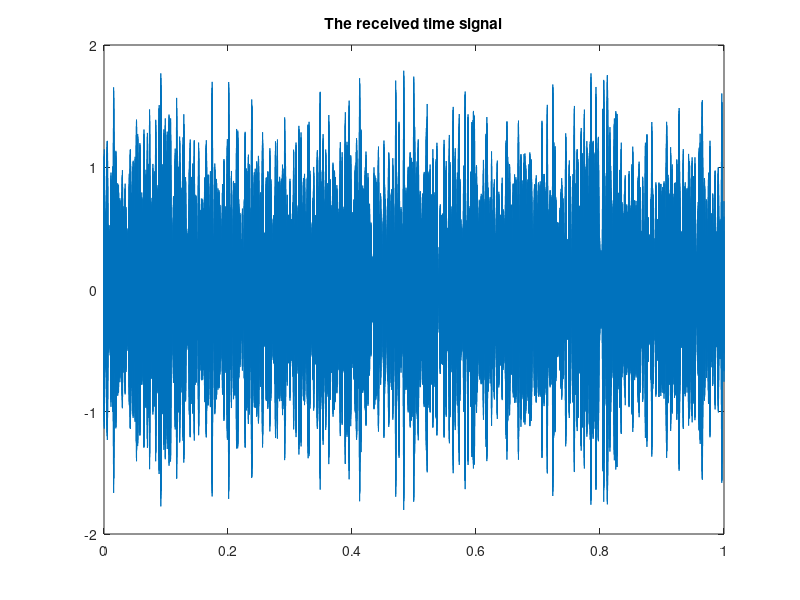
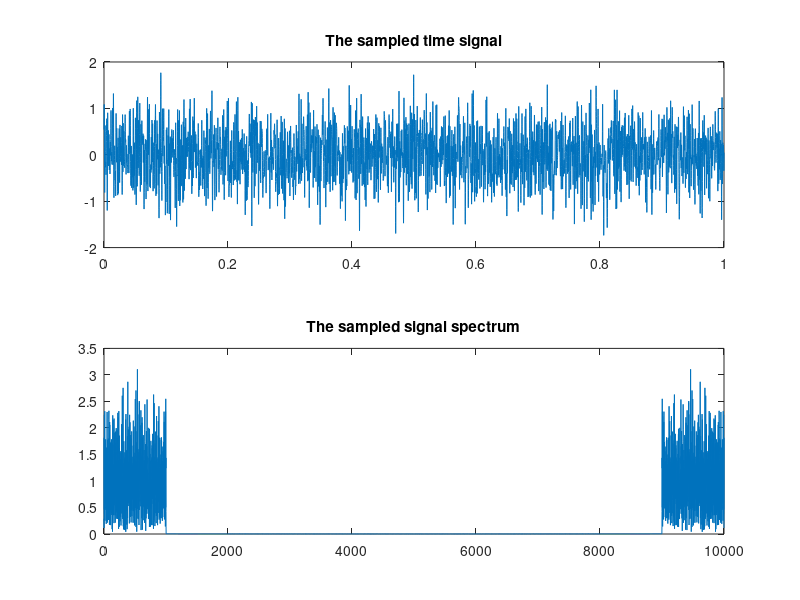
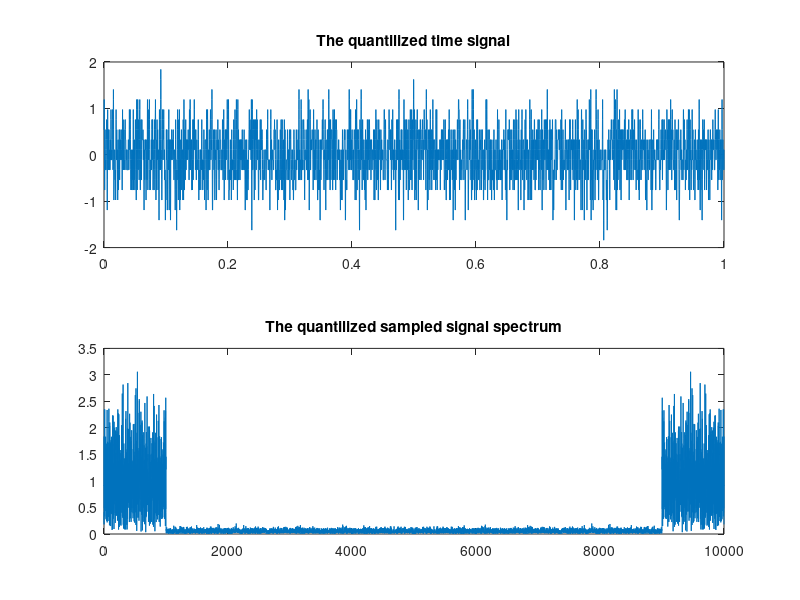
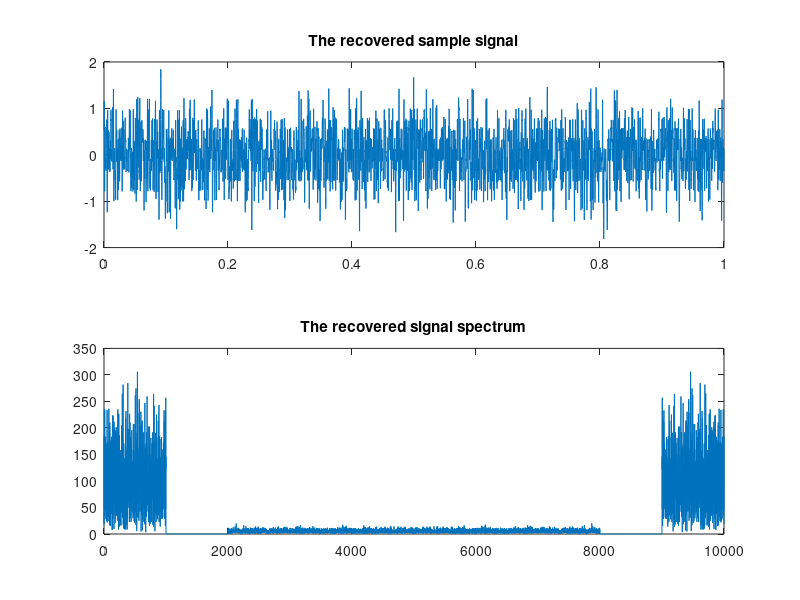

Write the MATLAB code that produced these figures, in order.
% ----------------------------------------------------------------------- %
% It is the project of PCM: sampling, reconstructtion and error analyse.
%
% Written by Tingwu Wang, Tsinghua University, for the course project
% 14/10/2015
% ----------------------------------------------------------------------- %

fs = 10000;  % in the calculation, the sample rate should be 10000

real_world_fss = 100e3;  % the real world time slot is 100e3 in one second
T_period = 1;  % we only consider a time slot of 1s

source_power1 = 1;  % power of 10k - 11khz
source_power2 = 1e-6;  % power of 12 - 15khz

f1_low = 10e3;
f1_high = 11e3;
f2_low = 12e3;
f2_high = 15e3;

t = 0: T_period / real_world_fss: T_period;  % t is the time slot

% ------------------------ simulation begins ---------------------------- %
original_white_signal = rand(1, length(t)) * sqrt(3);
f_original_white_signal = fft(original_white_signal);

% the signal received from the s1
mask_1 = zeros(1, length(t));
mask_1((t > f1_low / real_world_fss * T_period & ...
    t < f1_high / real_world_fss * T_period)) = 1;
mask_1((t > T_period - f1_high / real_world_fss * T_period & ...
    t < T_period - f1_low / real_world_fss * T_period)) = 1;

ffrs_1 = f_original_white_signal.* mask_1;
s1 = ifft(ffrs_1) * sqrt(real_world_fss / 2 / (f1_high - f1_low));
s1 = s1 * sqrt(source_power1);


% the signal received from the s1
mask_2 = zeros(1, length(t));
mask_2((t > f2_low / real_world_fss * T_period & ...
    t < f2_high / real_world_fss * T_period)) = 1;
mask_2((t > T_period - f2_high / real_world_fss * T_period & ...
    t < T_period - f2_low / real_world_fss * T_period)) = 1;

ffrs_2 = f_original_white_signal.* mask_2;
s2 = ifft(ffrs_2) * sqrt(real_world_fss / 2 / (f2_high - f2_low));
s2 = s2 * sqrt(source_power2);

% plot the received signal s = s1 + s2
s = real(s1 + s2);
figure
plot(t, real(s)); title('The received time signal')  % origin time signal 


% ----------------------------------------------------------------------- %

t_sample = 0: 1 / fs : T_period;
sample_signal = downsample(s, real_world_fss / fs);

figure;
subplot(2, 1, 1);
plot(t_sample, real(sample_signal)); title('The sampled time signal');
subplot(2, 1, 2);
plot((0 : length(sample_signal) - 1) / length(sample_signal) * fs, ...
    (abs(fft(sample_signal) / sqrt(length(sample_signal) * T_period))));
title('The sampled signal spectrum');


% ----------------------------------------------------------------------- %
n = 5;
L = 2 ^(n - 1);
V = sqrt(3) * 2;
dV = V / L;

quan_signal = (floor(sample_signal / dV) + 0.5) * dV;

t_sample = 0: 1 / fs : T_period;

figure;
subplot(2, 1, 1);
plot(t_sample, real(quan_signal)); title('The quantilized time signal');
subplot(2, 1, 2);
plot((0 : length(quan_signal) - 1) / length(quan_signal) * fs, ...
    (abs(fft(quan_signal) / sqrt(length(quan_signal) * T_period))));
title('The quantilized sampled signal spectrum');


% ----------------------------------------------------------------------- %
Frequency = fft(quan_signal);
mask_sample = ones(1, length(quan_signal));
mask_sample(t_sample < (f2_low - fs) / fs & ...
    t_sample > (f1_high - fs) / length(quan_signal)) = 0;
temp_mask = mask_sample(end : -1: 1);
mask_sample = min(mask_sample, temp_mask);

qs_recovered = ifft(Frequency .* mask_sample);

figure;
subplot(2,1,1);
plot(t_sample, qs_recovered); title('The recovered sample signal');
subplot(2,1,2);
plot((0 : length(sample_signal) - 1) / length(sample_signal) * fs, ...
    abs(Frequency .* mask_sample)); title('The recovered signal spectrum');


% ----------------------------------------------------------------------- %

error= quan_signal - qs_recovered;
figure;
subplot(2,1,1);
plot(t_sample, error); title('The reconstruction error')
subplot(2,1,2);
plot((0 : length(sample_signal) - 1) / length(sample_signal) * fs, ...
    abs(fft(error))); title('The reconstruction error spectrum');








% ----------------------------------------------------------------------- %
n = 15;
L = 2 ^(n - 1);
V = sqrt(3) * 2;
dV = V / L;


quan_signal = (floor(sample_signal / dV) + 0.5) * dV;

t_sample = 0: 1 / fs : T_period;

% ----------------------------------------------------------------------- %
Frequency = fft(quan_signal);
mask_sample = ones(1, length(quan_signal));
mask_sample(t_sample < (f2_low - fs) / fs & ...
    t_sample > (f1_high - fs) / length(quan_signal)) = 0;
temp_mask = mask_sample(end : -1: 1);
mask_sample = min(mask_sample, temp_mask);

qs_recovered = ifft(Frequency .* mask_sample);

% ----------------------------------------------------------------------- %

error= quan_signal - qs_recovered;
figure;
subplot(2,1,1);
plot(t_sample, error); title('The reconstruction error')
subplot(2,1,2);
plot((0 : length(sample_signal) - 1) / length(sample_signal) * fs, ...
    abs(fft(error))); title('The reconstruction error spectrum');
